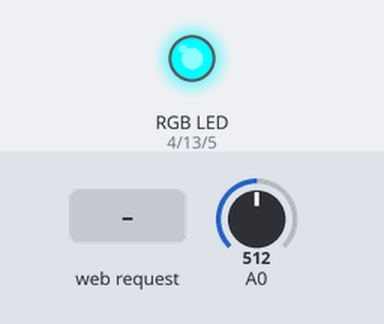
Recording of a sketch running on a simulated ESP8266 (NodeMCU). On the bench: an RGB LED mixed from three pins (HIGH = lit). The test bench sets the inputs (shaded band); at power-on: A0 = 512. WiFi joins after 1.5 s; servers stay silent unless stated; uploads are accepted with an empty reply; pins used as bus, display or sensor lines are not drawn; what the sketch prints to the serial monitor is not drawn.

Above: at 4.7 s.
4.8 s: HTTP request GET /start received
At 6.0 s:
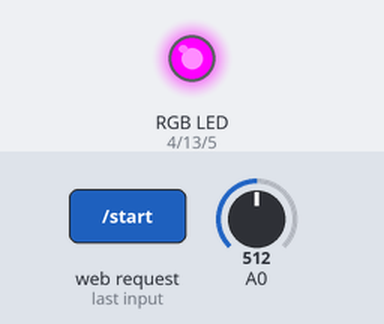
6.3 s: HTTP request GET /stop received
At 7.9 s:
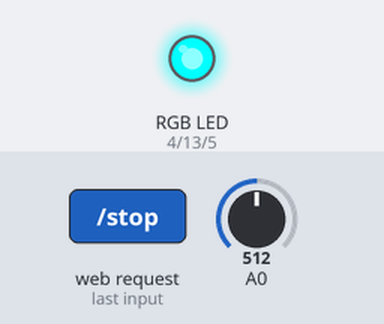
Timing chart, 0 to 9.4 s (numbered marks = the images above; inputs shaded):
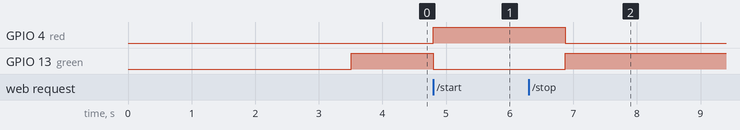

Measured:
- after the input at 4.8 s, GPIO 4 (red): LOW → HIGH at once; GPIO 13 (green): HIGH → LOW at once
- after the input at 6.3 s, GPIO 4 (red): HIGH → LOW after 0.57 s; GPIO 13 (green): LOW → HIGH after 0.57 s

The sketch:

musicVisualization.ino
```cpp
#include "arduinoFFT.h"
#include <ESP8266WiFi.h>
#include <WiFiClient.h>
#include <ESP8266WebServer.h>
#include <ArduinoJson.h>
#include <ESP8266HTTPClient.h>

#define SAMPLES 128             // Must be a power of 2
#define SAMPLING_FREQUENCY 5000 // Hz, must be less than 10000 due to ADC

const int sampleWindow = 50; // Sample window width in mS (50 mS = 20Hz)
unsigned int sample;
const int numReadings = 10;

int readings[numReadings]; // the readings from the analog input
int average = 0;           // the average

int iterations = 0;
bool recording = false;

arduinoFFT FFT = arduinoFFT();
unsigned int sampling_period_us;
unsigned long microseconds;

double vReal[SAMPLES];
double vImag[SAMPLES];
double vHZ[20];
double vVolts[20];
double vPeaks[20];
int iterationStep = 0;

// Change this!!
const char *ssid = "__CHANGE_ME__";
const char *password = "__CHANGE_ME__";

//Your Domain name with URL path or IP address with path
const char *serverName = "http://{YOUR_SERVER_IP}/update-sensor";

// the following variables are unsigned longs because the time, measured in
// milliseconds, will quickly become a bigger number than can be stored in an int.
unsigned long lastTime = 0;
// Timer set to 10 minutes (600000)
//unsigned long timerDelay = 600000;
// Set timer to 5 seconds (5000)
unsigned long timerDelay = 5000;

ESP8266WebServer server(80);

void sampleRecording(int iteration);

int red = 4; // D2
int green = 13; // D7
int blue = 5; // D1
int rgbPower = 14; // D5

// connect to wifi – returns true if successful or false if not
void wifiSetup()
{
  // Connect
  Serial.printf("[WIFI] Connecting to %s ", ssid);
  WiFi.begin(ssid, password);

  // Wait
  while (WiFi.status() != WL_CONNECTED)
  {
    Serial.print(".");
    delay(100);
  }
  Serial.println();

  // Connected!
  Serial.printf("[WIFI] STATION Mode, SSID: %s, IP address: %s\n", WiFi.SSID().c_str(), WiFi.localIP().toString().c_str());
}

void setup()
{
  Serial.begin(9600);

  pinMode(red, OUTPUT);
  pinMode(blue, OUTPUT);
  pinMode(green, OUTPUT);
  pinMode(rgbPower, OUTPUT);

  // Setup time
  digitalWrite(red, LOW);
  digitalWrite(green, LOW);
  digitalWrite(blue, HIGH);
  analogWrite(rgbPower, 25);


  randomSeed(98155);
  for (int thisReading = 0; thisReading < numReadings; thisReading++)
  {
    readings[thisReading] = 0;
  }

  sampling_period_us = round(1000000 * (1.0 / SAMPLING_FREQUENCY));
  delay(2000);

  // Initialise wifi connection
  wifiSetup();

  server.on("/start", []()
  {
    iterations = 0;
    recording = true;
    Serial.println("Recording starting ...");
    server.send(200, "text/html", "");
  });

  server.on("/stop", []()
  {
    // Reset the data so you get a new song on start
    memset(vHZ, 0, sizeof(vHZ));
    memset(vVolts, 0, sizeof(vVolts));
    memset(vPeaks, 0, sizeof(vPeaks));

    recording = false;
    Serial.println("Recording stopping ...");
    server.send(200, "text/html", "");
  });
  server.begin();

  digitalWrite(red, LOW);
  digitalWrite(green, LOW);
  digitalWrite(blue, LOW);
}

void loop()
{
  server.handleClient();

  if (recording)
  {
    digitalWrite(green, LOW);
    digitalWrite(red, HIGH);
    digitalWrite(blue, HIGH);

    for (iterationStep = 0; iterationStep < 20; iterationStep++) {
      sampleRecording(iterationStep);
      delay(10);
    }

    iterationStep = 0;

    WiFiClient client;
    HTTPClient http;

    if (http.begin(client, serverName))
    {
      // Specify content-type header
      //http.addHeader("Content-Type", "application/json");

      String readingsOutput;
      for (int i = 0; i < 20; i++)
      {
        readingsOutput = readingsOutput + (String)"[" + String(vHZ[i]) + "," + vPeaks[i] + "," + vVolts[i] + (String)"]";
        if (i != 19) {
          readingsOutput = readingsOutput + (String)",";
        }
      }

      // Send HTTP POST request
      //int httpResponseCode = http.POST(voltsOut);

      // If you need an HTTP request with a content type: application/json, use the following:
      http.addHeader("Content-Type", "application/json");
      int httpResponseCode = http.POST("{\"readings\":[" + readingsOutput + "]}");

      // If you need an HTTP request with a content type: text/plain
      //http.addHeader("Content-Type", "text/plain");
      //int httpResponseCode = http.POST("Hello, World!");

      Serial.print("HTTP Response code: ");
      Serial.println(httpResponseCode);

      // Free resources
      http.end();

      memset(vHZ, 0, sizeof(vHZ));
      memset(vVolts, 0, sizeof(vVolts));
      memset(vPeaks, 0, sizeof(vPeaks));

      // Reset the counter variable
      iterations = 0;
    }
  } else {
    digitalWrite(green, HIGH);
    digitalWrite(red, LOW);
    digitalWrite(blue, HIGH);
  }
}

void sampleRecording(int iterationNum)
{

  unsigned int signalMax = 0;
  unsigned int signalMin = 1024;

  for (int i = 0; i < SAMPLES; i++)
  {
    microseconds = micros(); //Overflows after around 70 minutes!

    sample = analogRead(0);
    if (sample < 1024) // toss out spurious readings
    {
      if (sample > signalMax)
      {
        signalMax = sample; // save just the max levels
      }
      else if (sample < signalMin)
      {
        signalMin = sample; // save just the min levels
      }
    }

    vReal[i] = sample;
    vImag[i] = 0;

    while (micros() < (microseconds + sampling_period_us))
    {
    }
  }
  FFT.Windowing(vReal, SAMPLES, FFT_WIN_TYP_HAMMING, FFT_FORWARD);
  FFT.Compute(vReal, vImag, SAMPLES, FFT_FORWARD);
  FFT.ComplexToMagnitude(vReal, vImag, SAMPLES);
  double x;
  double hertz;
  FFT.MajorPeak(vReal, SAMPLES, SAMPLING_FREQUENCY, &x, &hertz);

  double peakToPeak = signalMax - signalMin;       // max - min = peak-peak amplitude
  double volts = (peakToPeak * 5) / 1024; // convert to volts

  vHZ[iterationNum] = hertz;
  vVolts[iterationNum] = volts;
  vPeaks[iterationNum] = peakToPeak;
}
```
